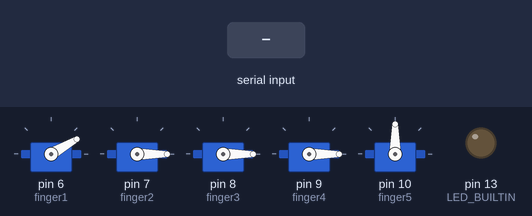
A sketch run on a simulated Arduino Uno, built with avr-gcc and run on an emulated ATmega328P. Parts: 5 × servo, output pins drawn as LEDs (lit = HIGH). The test bench sets the inputs (shaded band).

Above: at 1.2 s.
1.3 s: "90,45,200,10,150\n" received over Serial
At 1.8 s:
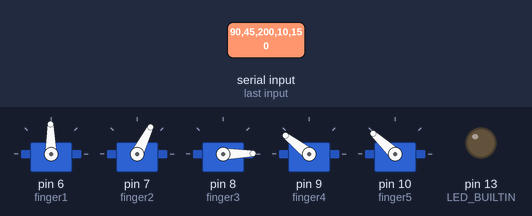
Timing chart, 0 to 4.3 s (numbered marks = the images above; inputs shaded):
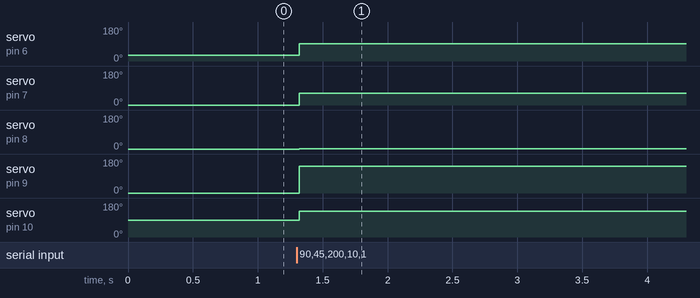

The sketch:

handcontrol2.ino
```cpp
#include <Servo.h>

Servo finger1;
Servo finger2;
Servo finger3;
Servo finger4;
Servo finger5;

/*
  Dedo 5 - 90 - 170
  Dedo 4 - 0 - 150
  Dedo 3 - 0 - 100
  Dedo 2 - 0 - 100
  Dedo 1 - 30 - 120
*/

byte buff[255];
int ix = 0;
int stat = 0;
int val[5];

void setup() {
  finger1.attach(6);
  finger2.attach(7);
  finger3.attach(8);
  finger4.attach(9);
  finger5.attach(10);

  finger1.write(30);
  finger2.write(0);
  finger3.write(0);
  finger4.write(0);
  finger5.write(90);

  pinMode(LED_BUILTIN, OUTPUT);

  Serial.begin(9600);
  while (!Serial){};
}

void loop() {
  // put your main code here, to run repeatedly:

  switch (stat)
  {
    //receive one string
    case 0:
      while(Serial.available() > 0)
      {
        char rx = Serial.read();
        if(rx == '\n')
        {
          stat = 1;
          buff[ix] = '\0';
          ix = 0;
        }else
        {
          buff[ix] = rx;
          ix++;
        }
    }
    break;

    //parse the string
    case 1:
      if (sscanf(buff, "%d,%d,%d,%d,%d", &val[0], &val[1], &val[2], &val[3], &val[4]) == 5)
      {
        set_servos(val);
        //Serial.println(val[0]);
        //Serial.println(val[1]);
        //Serial.println(val[2]);
        //Serial.println(val[3]);
        //Serial.println(val[4]);
      }
      stat = 0;
      ix = 0;
      break;

    default:
      stat = 0;
      ix = 0;
      break;
  }
}

void set_servos(int *val)
{
  finger1.write(map(val[0],0,274,120,30));
  finger2.write(map(val[1],0,121,100,0));
  finger3.write(map(val[2],0,202,100,0));
  finger4.write(map(val[3],0,181,150,0));
  finger5.write(map(val[4],0,284,90,180));
}
```

Measured:
- after the input at 1.3 s, servo on pin 6 (finger1): 30° → 91° at once; servo on pin 7 (finger2): 0° → 63° at once; servo on pin 8 (finger3): 0° → 1° at once; servo on pin 9 (finger4): 0° → 142° at once; servo on pin 10 (finger5): 90° → 137° at once
